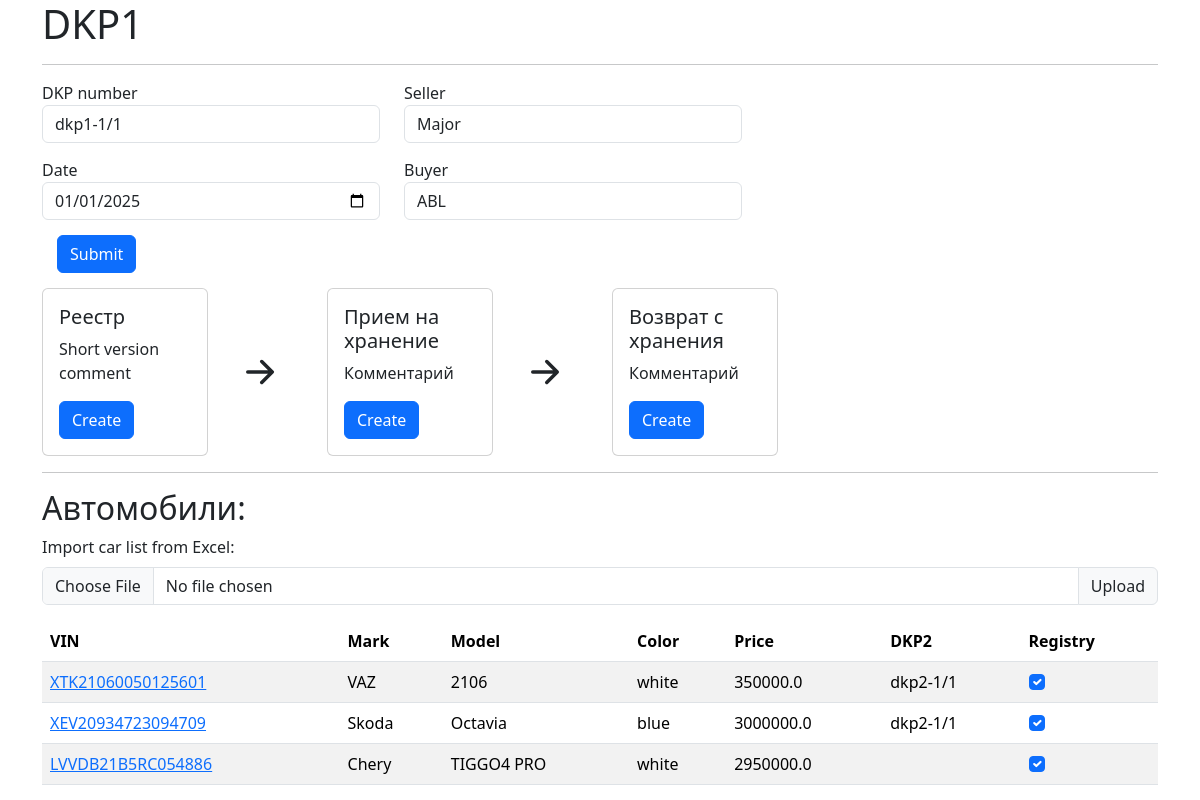
Page /dkp1/1 on the committed database.
### tables this page shows
CREATE TABLE dkp1 (
id integer PRIMARY KEY AUTOINCREMENT,
number text,
contract_date text,
seller_id integer,
buyer_id integer,
created_at text,
updated_at text,
deleted_at text
);

CREATE TABLE companies (
id integer PRIMARY KEY AUTOINCREMENT,
short_name text NOT NULL,
inn text,
created_at text,
updated_at text,
deleted_at text
);

CREATE TABLE cars (
id integer PRIMARY KEY AUTOINCREMENT,
vin text NOT NULL,
mark text,
model text,
color text,
country text,
body_number text,
engine text,
dkp1_id integer,
dkp2_id integer,
price integer,
created_at text,
updated_at text,
deleted_at text
);

CREATE TABLE dkp2 (
id integer PRIMARY KEY AUTOINCREMENT,
number text,
contract_date text,
seller_id integer,
buyer_id integer,
created_at text,
updated_at text,
deleted_at text
);

### main.py (the view, shortened to what this page needs)
@app.route('/dkp1/<int:id_dkp1>', methods=['POST', 'GET'])
def show_dkp1(id_dkp1):
    db = get_db()
    dbase = FDataBase(db)
    if request.method == 'GET':
        dkp1_res = dbase.get_dkp1(id_dkp1)
        if not dkp1_res:
            abort(404)
        car_result = dbase.get_dkp1_car_list(id_dkp1)
        return render_template('dkp1.html',
                               dkp1=dkp1_res,
                               title='DKP1',
                               id=id_dkp1,
                               car_list=car_result)

### FDataBase.py (called while the page is built)
    def get_dkp1_car_list(self, id_dkp1):
        sql = f"""
        SELECT
            c.id,
            c.vin,
            c.mark,
            c.model,
            c.color,
            round(c.price/100, 2) as price,
            d."number",
            d.id AS dkp2_id
        FROM
            cars c
            LEFT JOIN dkp2 d
            ON d.id= c.dkp2_id
        WHERE
            d.deleted_at IS NULL
            AND c.deleted_at IS null
            AND dkp1_id = {id_dkp1}"""
        try:
            self.__cur.execute(sql)
            res = self.__cur.fetchall()
            if res:
                return res
        except:
            print('Ошибка чтения из БД')
        return []

### main.py (called while the page is built)
def connect_db():
    conn = sqlite3.connect(app.config['DATABASE'])
    conn.row_factory = sqlite3.Row
    return conn

def get_db():
    if not hasattr(g, 'link_db'):
        g.link_db = connect_db()
    return g.link_db

### templates/dkp1.html (shortened to what this page needs)
{% extends 'base.html' %}
{% block content %}
<form action="{{url_for('show_dkp1', id_dkp1=id)}}" method="post" style="width: 700px;">
    <div class="row">
        <div class="form-group col">
            <label for="dkp_number">DKP number</label>
            <input type="text" class="form-control" id="dkp_number" name="number" value={{ dkp1.number }}>
        </div>
        <div class="form-group col">
            <label for="seller">Seller</label>
            <input type="text" class="form-control" id="seller" name="seller" value={{ dkp1.seller }}>
        </div>
    </div>
    <div class="row">
        <div class="form-group col" style="margin-top: 15px;">
            <label for="contract_date">Date</label>
            <input type="date" class="form-control" id="contract_date" name="contract_date" value={{ dkp1.contract_date }}>
        </div>
        <div class="form-group col" style="margin-top: 15px;">
            <label for="buyer">Buyer</label>
            <input type="text" class="form-control" id="buyer" name="buyer" value={{ dkp1.buyer }}>
        </div>
    </div>
    <button class="btn btn-primary" type="submit" style="margin: 15px;">Submit</button>
</form>
<div class="row align-items-center">
  <div class="col-sm-2">
    <div class="card">
      <div class="card-body">
        <h5 class="card-title">Реестр</h5>
        <p class="card-text">Short version comment</p>
        <a href="#" class="btn btn-primary">Create</a>
      </div>
    </div>
  </div>
    <div class="col-sm-1">
    <svg xmlns="http://www.w3.org/2000/svg" width="56" height="56" fill="currentColor" class="bi bi-arrow-right-short" viewBox="0 0 16 16">
      <path fill-rule="evenodd" d="M4 8a.5.5 0 0 1 .5-.5h5.793L8.146 5.354a.5.5 0 1 1 .708-.708l3 3a.5.5 0 0 1 0 .708l-3 3a.5.5 0 0 1-.708-.708L10.293 8.5H4.5A.5.5 0 0 1 4 8"/>
    </svg>
    </div>
  <div class="col-sm-2">
    <div class="card">
      <div class="card-body">
        <h5 class="card-title">Прием на хранение</h5>
        <p class="card-text">Комментарий</p>
        <a href="#" class="btn btn-primary">Create</a>
      </div>
    </div>
  </div>
    <div class="col-sm-1">
        <svg xmlns="http://www.w3.org/2000/svg" width="56" height="56" fill="currentColor" class="bi bi-arrow-right-short" viewBox="0 0 16 16">
            <path fill-rule="evenodd" d="M4 8a.5.5 0 0 1 .5-.5h5.793L8.146 5.354a.5.5 0 1 1 .708-.708l3 3a.5.5 0 0 1 0 .708l-3 3a.5.5 0 0 1-.708-.708L10.293 8.5H4.5A.5.5 0 0 1 4 8"/>
        </svg>
    </div>
    <div class="col-sm-2">
        <div class="card">
            <div class="card-body">
                <h5 class="card-title">Возврат с хранения</h5>
                <p class="card-text">Комментарий</p>
                <a href="#" class="btn btn-primary">Create</a>
            </div>
        </div>
    </div>
</div>
<hr />
<h2>Автомобили:</h2>
<div>
  <label for="input_excel_cars_file" class="form-label">Import car list from Excel:</label>
  <div class="input-group mb-3">
    <input type="file" class="form-control" id="input_excel_cars_file" accept='.xlsx, .xls'>
    <label class="input-group-text" for="input_excel_cars_file">Upload</label>
  </div>
</div>
<table id="car_list" class="table table-striped table-hover">
  <thead>
  <tr>
    <th>VIN</th>
    <th>Mark</th>
    <th>Model</th>
    <th>Color</th>
    <th>Price</th>
    <th>DKP2</th>
      <th>Registry</th>
  </tr>
  </thead>
  <tbody>
  {% for car in car_list %}
    <tr >
      <td><a href="{{ url_for('show_car', car_id=car.id)}}">{{ car.vin|default('', true) }}</a></td>
      <td>{{ car.mark|default('', true) }}</td>
      <td>{{ car.model|default('', true) }}</td>
      <td>{{ car.color|default('', true) }}</td>
      <td>{{ car.price|default('', true) }}</td>
      <td>{{ car.number|default('', true) }}</td>
        <td>
            <input class="form-check-input" type="checkbox" value="" id="registry_checked" checked>
        </td>
    </tr>
  {% endfor %}
  </tbody>
</table>
{% endblock %}

### templates/base.html (shortened to what this page needs)
<!doctype html>
<html>
  <head>
    <link href="https://cdn.jsdelivr.net/npm/bootstrap@5.3.3/dist/css/bootstrap.min.css" rel="stylesheet">
    <link type="text/css" href="{{ url_for('static', filename='css/styles.css') }}" rel="stylesheet" />
  </head>
  <body>
    <div class="container">
      <h1>{{ title }}</h1>
      <hr>
      {% block content %}
      {% endblock %}
    </div>
  </body>
</html>

### rows in the picture
dkp1: number "dkp1-1/1", contract_date "01/01/2025"
companies: seller "Major"
cars: vin "XTK21060050125601", mark "VAZ", model "2106", color "white", price "350000.0", number "dkp2-1/1"
cars: vin "XEV20934723094709", mark "Skoda", model "Octavia", color "blue", price "3000000.0", number "dkp2-1/1"
cars: vin "LVVDB21B5RC054886", mark "Chery", model "TIGGO4 PRO", color "white", price "2950000.0"
